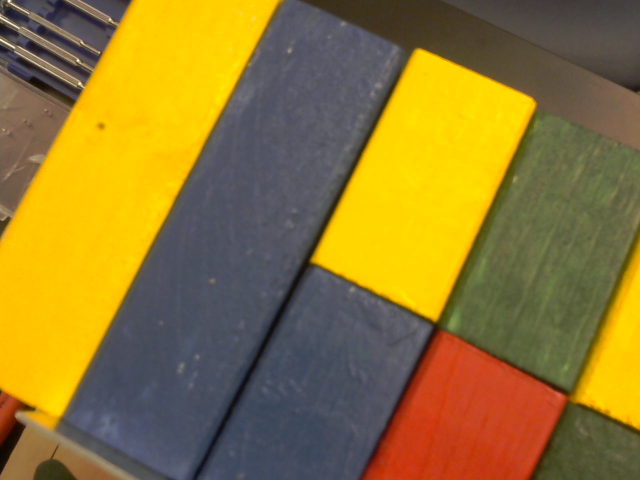
#> input picture utils/BlockDetection/DataSet/left3.png, 640 x 480 px
$ python test.py   (older library calls are emulated)
#> lines starting #> are read from the running program, lines starting #| are printed output that depends on the picture; after the words box and inside, x2 and y2 are one past the last pixel; in counts of white or black regions, pixels touching at a corner belong together
import cv2
import numpy as np

mask_pts = np.array([[150,0],[245,0],[640,145],[640,240],[535,480],[180,480],[0,380],[0,230]])
mask = np.zeros((480,640),np.uint8)
cv2.fillConvexPoly(mask, mask_pts, 1)
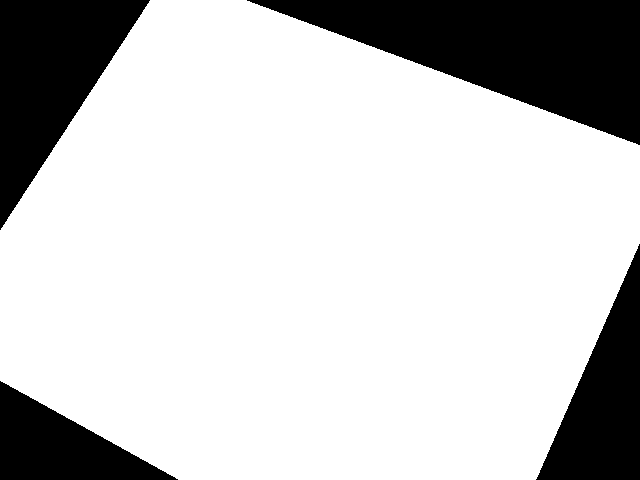
#> mask: shape (480, 640); values 0 (black) and 1 (white), 78.1% white; 4 black regions, box (x1, y1, x2, y2) and area: (247, 0, 640, 145) 28636, (0, 0, 150, 230) 17325, (536, 244, 640, 480) 12302, (0, 381, 178, 480) 8899

image = cv2.imread("DataSet/left3.png")
#> image is the input picture: shape (480, 640, 3); mean B, G, R 50.5, 120, 145
cv2.imshow("image",image)
image = cv2.bitwise_and(image,image,mask = mask)
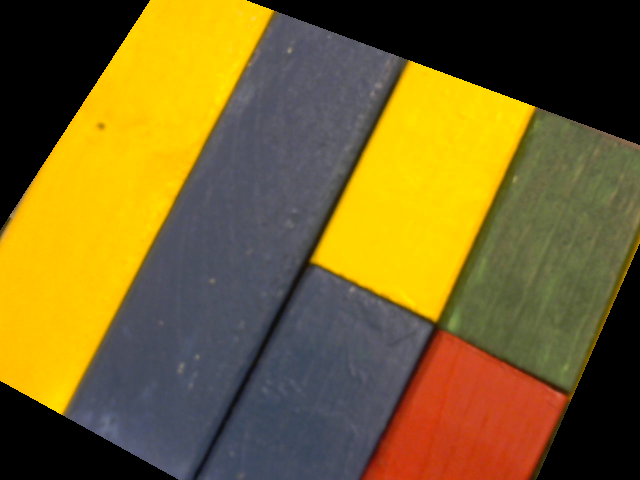
#> image: shape (480, 640, 3); mean B, G, R 38.7, 98.7, 119.3

gray = cv2.cvtColor(image,cv2.COLOR_BGR2GRAY)
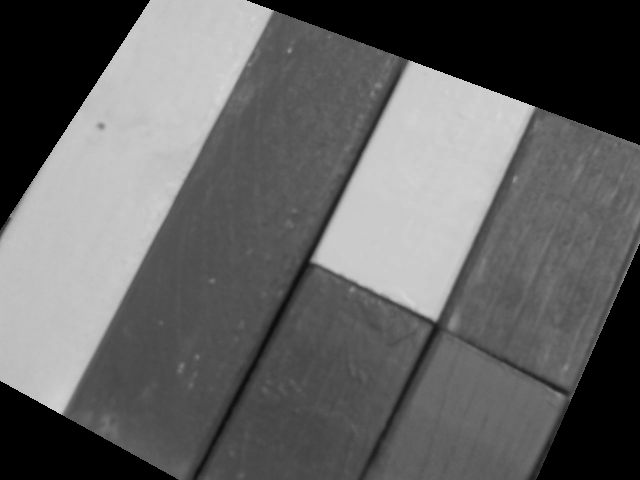
#> gray: shape (480, 640); min 0, max 215, mean 98
gray = cv2.GaussianBlur(gray,(5,5),0)
laplacian = cv2.Laplacian(gray,cv2.CV_64F, ksize = 3)
laplacian = np.absolute(laplacian)
laplacian = np.uint8(laplacian)
ret, laplacian = cv2.threshold(laplacian,5,255,cv2.THRESH_BINARY)
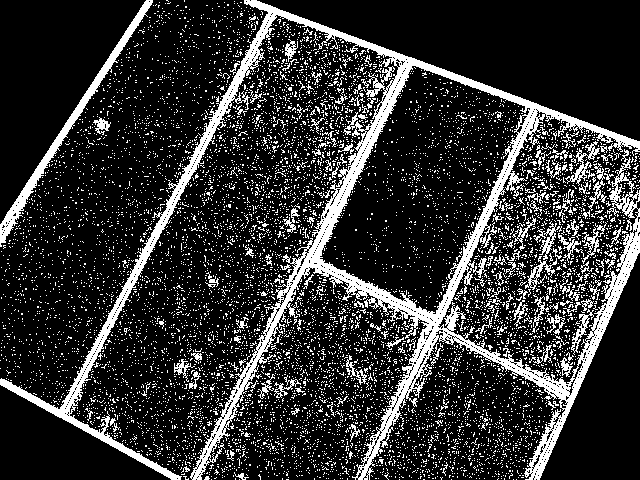
#> laplacian: shape (480, 640); 19% white; 9000 white regions (8850 under 20 px), largest, box (x1, y1, x2, y2) and area: (0, 0, 640, 480) 28112, (0, 0, 153, 247) 2297, (565, 141, 600, 186) 397
laplacian = cv2.medianBlur(laplacian,3)
#> laplacian: shape (480, 640); 13.6% white; 1176 white regions (1078 under 20 px), largest, box (x1, y1, x2, y2) and area: (0, 0, 640, 480) 28377, (0, 0, 153, 247) 2317, (609, 159, 640, 218) 668
laplacian = cv2.medianBlur(laplacian,3)
#> laplacian: shape (480, 640); 12.8% white; 464 white regions (380 under 20 px), largest, box (x1, y1, x2, y2) and area: (0, 0, 640, 480) 28578, (0, 0, 153, 247) 2318, (609, 159, 640, 218) 675
laplacian = cv2.medianBlur(laplacian,3)
#> laplacian: shape (480, 640); 12.4% white; 285 white regions (208 under 20 px), largest, box (x1, y1, x2, y2) and area: (0, 0, 640, 480) 28644, (0, 0, 153, 246) 2319, (609, 160, 640, 218) 676
laplacian = cv2.dilate(laplacian,(5,5),iterations = 1)
#> laplacian: shape (480, 640); 13.6% white; 277 white regions (183 under 20 px), largest, box (x1, y1, x2, y2) and area: (0, 0, 640, 480) 30704, (0, 0, 153, 247) 2472, (609, 160, 640, 219) 753
laplacian = cv2.erode(laplacian,(3,3),iterations = 1)
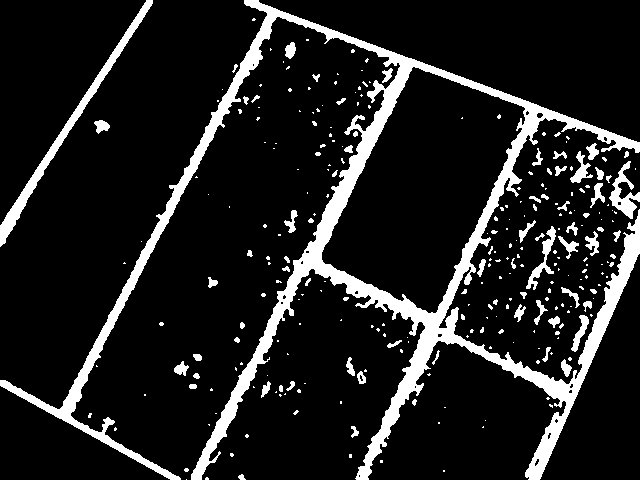
#> laplacian: shape (480, 640); 12.4% white; 281 white regions (203 under 20 px)

contours, hierarchy = cv2.findContours(laplacian,cv2.RETR_TREE,cv2.CHAIN_APPROX_SIMPLE)
#> contours = 301 contours, 250 with area under 20; largest, box (x1, y1, x2, y2) and area: (0, 0, 640, 480) 54042, (321, 66, 526, 314) 28008, (0, 0, 153, 247) 2075, (609, 161, 640, 219) 592, (526, 226, 556, 290) 382
#cv2.drawContours(laplacian, contours, -1, (255,255,255), 3)

newContours = []
for contour in contours:
    if cv2.contourArea(contour) > 10000:
        newContours.append(contour)
    else:
        cv2.fillConvexPoly(laplacian, contour, 1)
#> this loop made 301 passes
#> contour on passes 1, 4, 6: [[186, 479]], [[443, 470], [443, 471], [444, 471], [444, 470]], [[380, 460], [380, 462], [382, 462], [382, 460]]
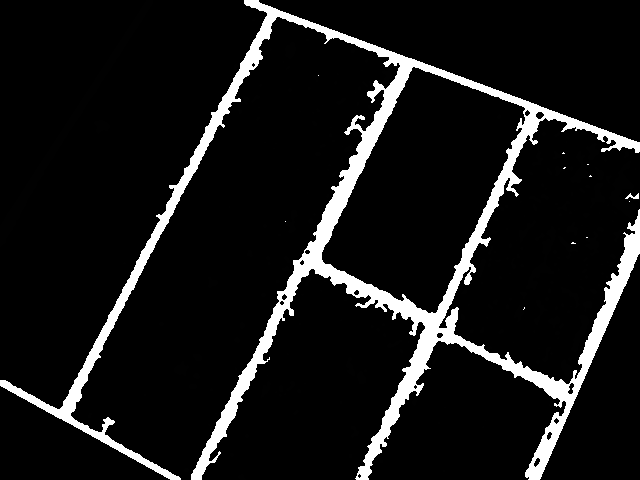
#> laplacian: shape (480, 640); 3.21% of pixels changed, all inside (x1, y1, x2, y2) = (0, 0, 640, 480)
#> after the loop, newContours = 2 contours; box (x1, y1, x2, y2) and area: (0, 0, 640, 480) 54042, (321, 66, 526, 314) 28008

cv2.drawContours(laplacian, newContours, -1, (255,255,255), 3)
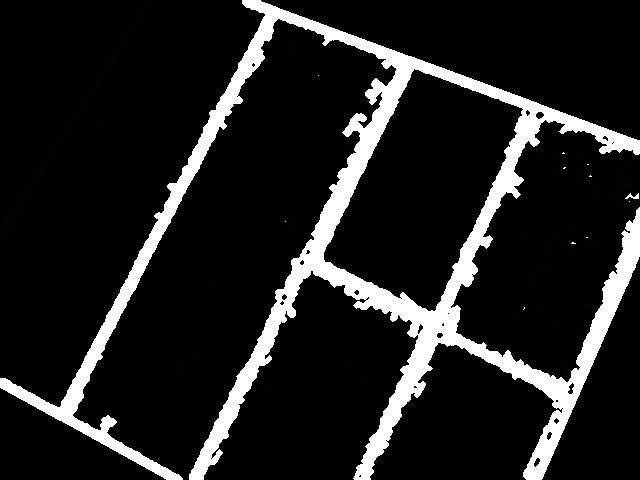
#> laplacian: shape (480, 640); 3.46% of pixels changed, all inside (x1, y1, x2, y2) = (0, 0, 640, 480)
cv2.imshow("Laplacian",laplacian)


cv2.waitKey(0)

$ run again, with utils/BlockDetection/DataSet/left1.png copied over utils/BlockDetection/DataSet/left3.png
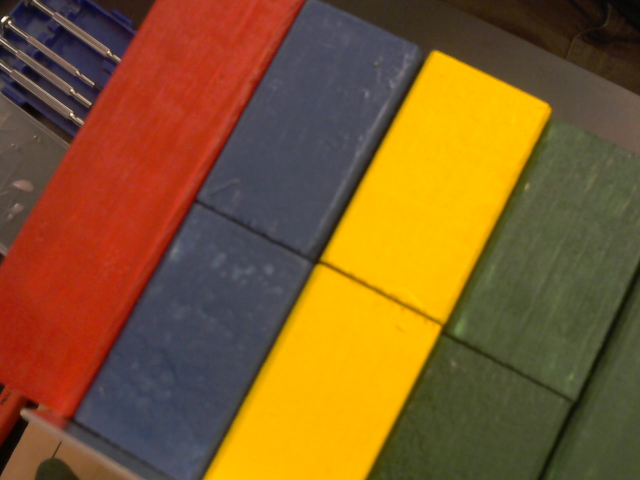
#> input picture utils/BlockDetection/DataSet/left1.png, 640 x 480 px
#> mask: shape (480, 640); values 0 (black) and 1 (white), 78.1% white; 4 black regions, box (x1, y1, x2, y2) and area: (247, 0, 640, 145) 28636, (0, 0, 150, 230) 17325, (536, 244, 640, 480) 12302, (0, 381, 178, 480) 8899
#> image is the input picture: shape (480, 640, 3); mean B, G, R 41.7, 90.1, 128.9
#> contours = 266 contours, 225 with area under 20; largest, box (x1, y1, x2, y2) and area: (0, 0, 640, 480) 77681, (331, 71, 540, 316) 27447, (202, 23, 417, 258) 26370, (0, 0, 158, 232) 3300, (346, 98, 390, 179) 580
#> the loop `for contour in contours:` made 266 passes
#> contour on passes 1, 2, 4: [[391, 479]], [[410, 478], [409, 479], [412, 479], [411, 478]], [[188, 476], [188, 477]]
#> after the loop `for contour in contours:`:
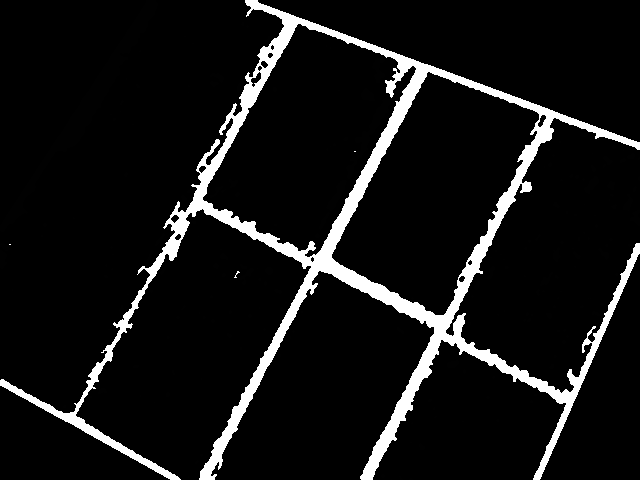
#> laplacian: shape (480, 640); min 0, max 255, mean 21.8
#> after the loop `for contour in contours:`: newContours = 3 contours; box (x1, y1, x2, y2) and area: (0, 0, 640, 480) 77681, (331, 71, 540, 316) 27447, (202, 23, 417, 258) 26370
#> `cv2.drawContours(laplacian, newContours, -1, (255,255,255), 3)`:
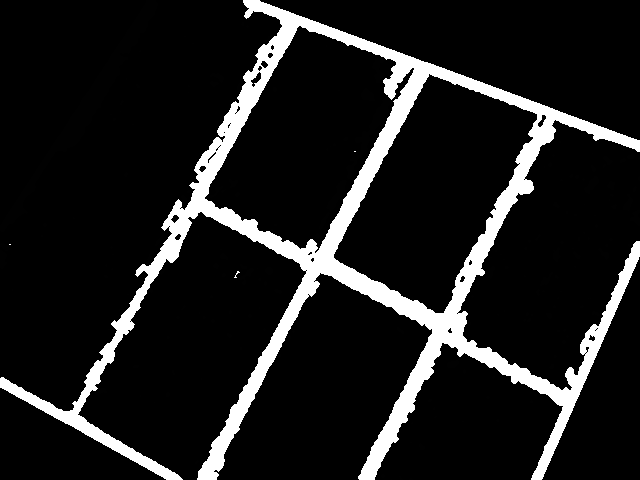
#> laplacian: shape (480, 640); 3.46% of pixels changed, all inside (x1, y1, x2, y2) = (0, 0, 640, 480)

$ run again, with utils/BlockDetection/DataSet/left10.png copied over utils/BlockDetection/DataSet/left3.png
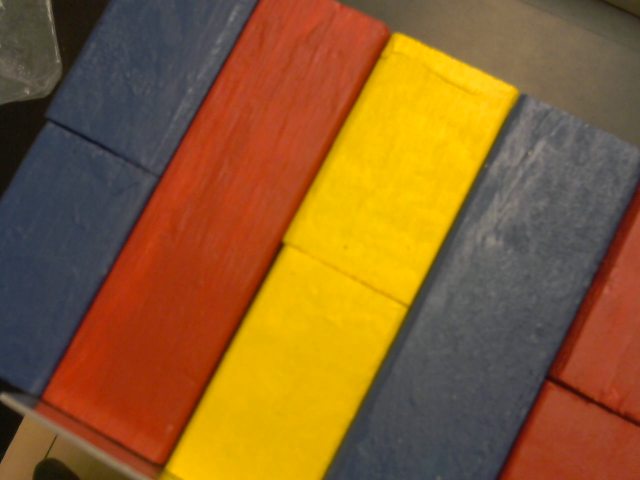
#> input picture utils/BlockDetection/DataSet/left10.png, 640 x 480 px
#> mask: shape (480, 640); values 0 (black) and 1 (white), 78.1% white; 4 black regions, box (x1, y1, x2, y2) and area: (247, 0, 640, 145) 28636, (0, 0, 150, 230) 17325, (536, 244, 640, 480) 12302, (0, 381, 178, 480) 8899
#> image is the input picture: shape (480, 640, 3); mean B, G, R 43.8, 95.1, 139
#> contours = 370 contours, 299 with area under 20; largest, box (x1, y1, x2, y2) and area: (0, 0, 640, 480) 91630, (47, 11, 377, 462) 57948, (552, 291, 600, 381) 696, (507, 117, 536, 151) 505, (531, 199, 553, 227) 240
#> the loop `for contour in contours:` made 370 passes
#> contour on passes 4 to 6: [[478, 460], [478, 462], [480, 462], [480, 460]], [[455, 460]], [[459, 458], [460, 459], [461, 458]]
#> after the loop `for contour in contours:`:
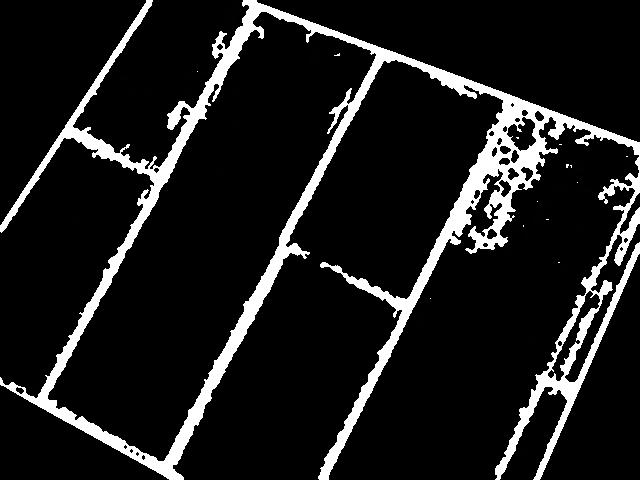
#> laplacian: shape (480, 640); min 0, max 255, mean 28.9
#> after the loop `for contour in contours:`: newContours = 2 contours; box (x1, y1, x2, y2) and area: (0, 0, 640, 480) 91630, (47, 11, 377, 462) 57948
#> `cv2.drawContours(laplacian, newContours, -1, (255,255,255), 3)`:
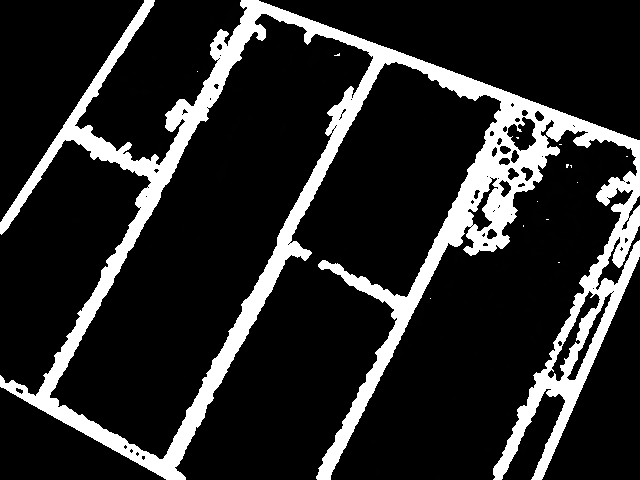
#> laplacian: shape (480, 640); 4.46% of pixels changed, all inside (x1, y1, x2, y2) = (0, 0, 640, 480)

$ run again, with utils/BlockDetection/DataSet/left11.png copied over utils/BlockDetection/DataSet/left3.png
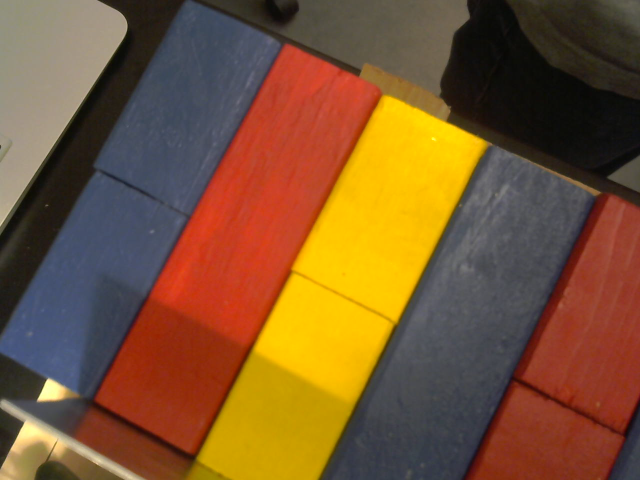
#> input picture utils/BlockDetection/DataSet/left11.png, 640 x 480 px
#> mask: shape (480, 640); values 0 (black) and 1 (white), 78.1% white; 4 black regions, box (x1, y1, x2, y2) and area: (247, 0, 640, 145) 28636, (0, 0, 150, 230) 17325, (536, 244, 640, 480) 12302, (0, 381, 178, 480) 8899
#> image is the input picture: shape (480, 640, 3); mean B, G, R 49.5, 85.4, 122.4
#> contours = 298 contours, 249 with area under 20; largest, box (x1, y1, x2, y2) and area: (0, 0, 640, 480) 51004, (299, 101, 480, 317) 20535, (0, 33, 168, 342) 2817, (0, 0, 152, 258) 2024, (604, 153, 640, 196) 496
#> the loop `for contour in contours:` made 298 passes
#> contour on passes 1, 2, 5: [[420, 479], [422, 479]], [[424, 477], [425, 477]], [[443, 474]]
#> after the loop `for contour in contours:`: newContours = 2 contours; box (x1, y1, x2, y2) and area: (0, 0, 640, 480) 51004, (299, 101, 480, 317) 20535
#> `cv2.drawContours(laplacian, newContours, -1, (255,255,255), 3)`:
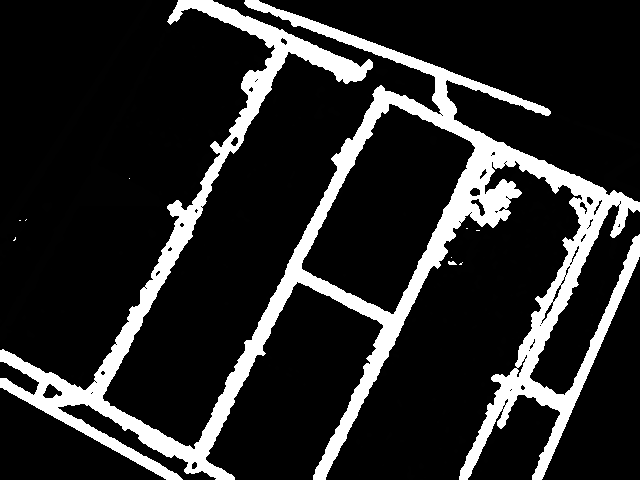
#> laplacian: shape (480, 640); min 0, max 255, mean 39.7
